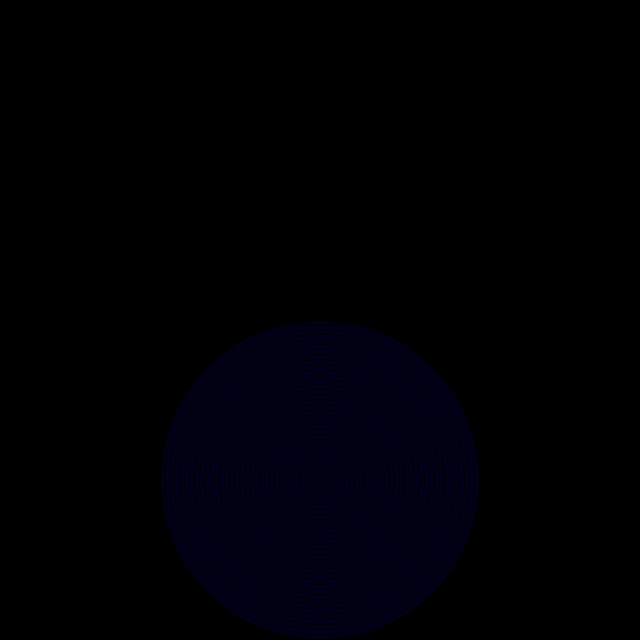
Frame 1 (no input)
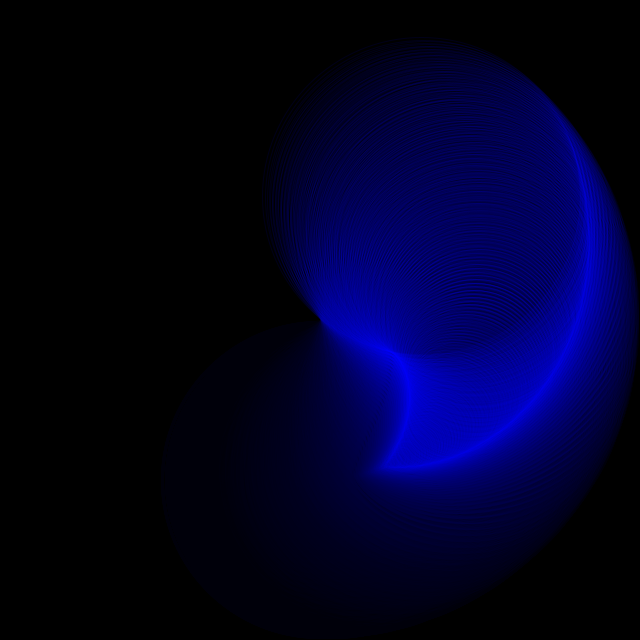
Frame 60 (the mouse pressed at the canvas centre just before this capture)
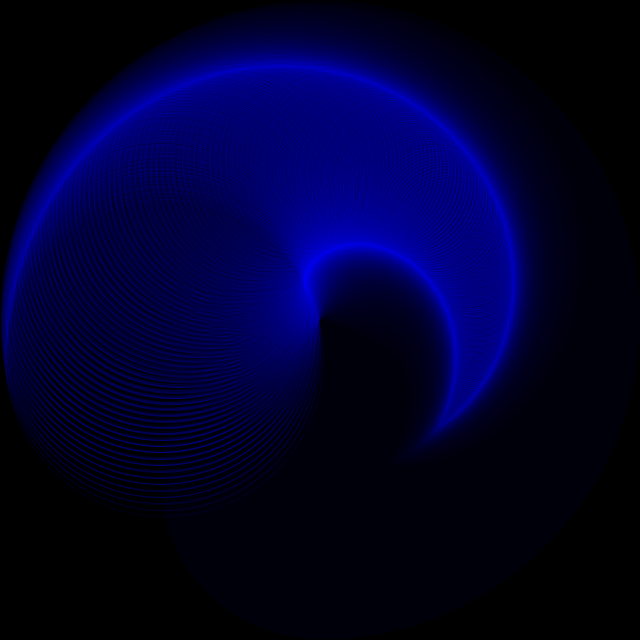
Frame 120 (the mouse held since frame 60 and released just before this capture)

The Processing sketch that drew these frames (run headless with seeded random() and noise(); from frame 60 on, the mouse is pressed at the canvas centre):

// Processing sketch: example07
// ── example07.pde
int NUM = 128;
float cx, cy, radius, maxSpeed, maxSize;
float[] x = new float[NUM];
float[] y = new float[NUM];
float[] angle = new float[NUM];

void setup() {
  size(640, 640);
  colorMode(HSB, 360, 100, 100, 100);
  background(0);
  noFill();
  frameRate(60);
  smooth();
  cx = width/2;
  cy = height/2;
  radius = width/4;
  maxSpeed = 2;
  maxSize = width/2;
  for (int i=0; i<NUM; i++) {
    angle[i] = 0;
  }
}

void draw() {
  drawFade();
  for (int i=0; i<NUM; i++) {
    float thisSpeed = (maxSpeed / NUM) * i+ maxSpeed/5;
    float thisSize = (maxSize / NUM) * i;

    x[i] = cx + (radius * sin(radians(angle[i])));
    y[i] = cx + (radius * cos(radians(angle[i])));
    angle[i] += thisSpeed;
    noFill();
    stroke(240, 100, 100, 10);
    ellipse(x[i], y[i], thisSize, 
    thisSize);
  }
}

void drawFade() {
  noStroke();
  fill(0, 0, 0, 5);
  rect(0, 0, width, height);
}
